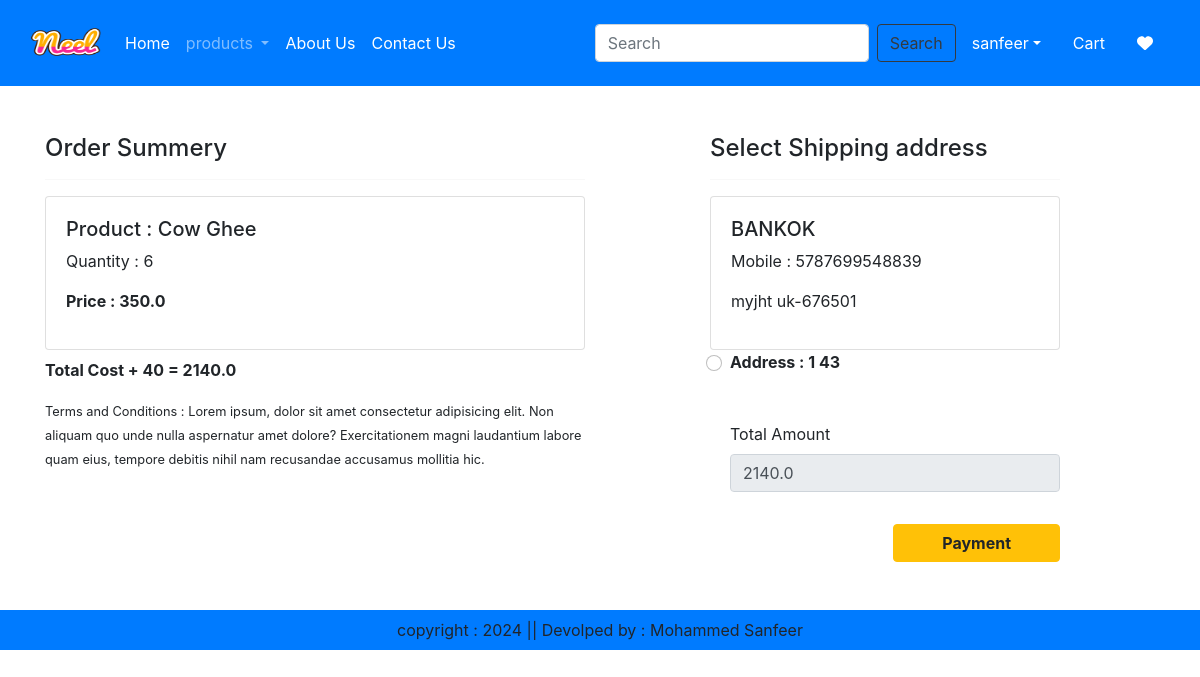
/checkout/ (signed in), run on an earlier commit of the app's database.
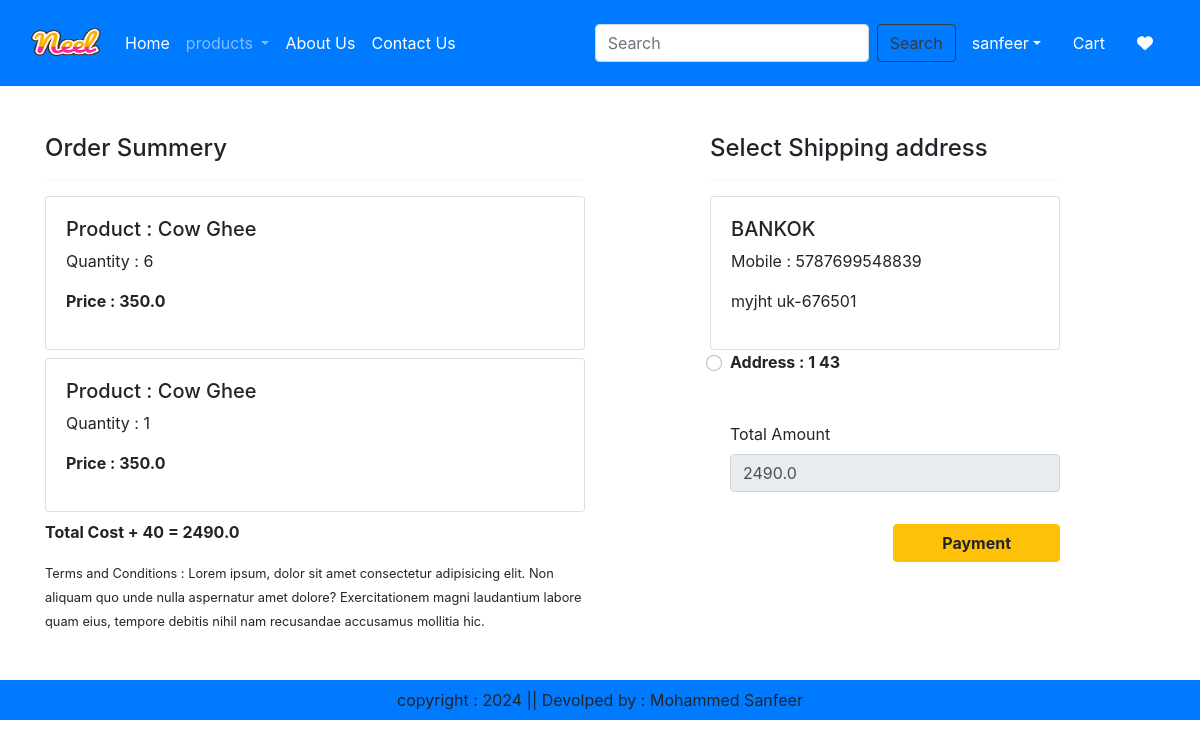
And on a later commit of the database.
### ecommerce/models.py (models this page shows, shortened)
class Cart(models.Model):
    user = models.ForeignKey(User,on_delete=models.CASCADE)
    product  = models.ForeignKey(Product, on_delete=models.CASCADE)
    quantity = models.PositiveIntegerField(default=1)

class Product(models.Model):
    title = models.CharField(max_length=100)
    selling_price = models.FloatField()
    discounted_price = models.FloatField()
    description = models.TextField()
    composition =models.TextField(default='')
    prodapp = models.TextField(default='')
    category = models.CharField(choices=CATOGERY_CHOICES, max_length=2)
    product_image = models.ImageField(upload_to='product')

class Customer(models.Model):
    user = models.ForeignKey(User, on_delete=models.CASCADE)
    name = models.CharField(max_length=200)
    locality = models.CharField(max_length=200)
    city = models.CharField(max_length=50)
    mobile = models.IntegerField(default=0)
    zipcode = models.IntegerField()

### ecommerce/views.py (the view, shortened to what this page needs)
# urls.py: path('checkout/',views.checkout.as_view(),name='checkout'),
@method_decorator(login_required,name='dispatch')
class checkout(View):
    def get(self,request):
        user = request.user
        add = Customer.objects.filter(user=user)
        cart_items = Cart.objects.filter(user=user)
        famount =0
        for p in cart_items:
            value = p.quantity * p.product.discounted_price
            famount = famount+value
        totalamount = famount + 40
        razoramount = int(totalamount *100)
        client = razorpay.Client(auth=(settings.RAZOR_KEY_ID,settings.RAZOR_KEY_SECRET))
        data = {'amount':razoramount,'currency': "INR",'receipt':'oder_rcptid_11'}
        payment_response = client.order.create(data=data)
        print(payment_response)
        order_id = payment_response['id']
        order_status = payment_response['status']
        return render(request,'checkout.html',locals())

### ecommerce/templates/checkout.html (shortened to what this page needs)
{% extends 'base.html' %}
{% load static  %}
{% block main-content %}
<div class="container">
    <div class="row mt-5">
        <div class="col-sm-6">
            <h4>Order Summery</h4>
            <hr>
            {% for item in cart_items %}
            <div class="card mb-2">
                <div class="card-body">
                    <h5>Product : {{item.product.title}}</h5>
                    <p>Quantity : {{item.quantity}}</p>
                    <p class="fw-bold">Price : {{item.product.discounted_price}}</p>
                </div>
            </div>
            {% endfor %}
            <p class="fw-bold ">Total Cost + 40 = {{totalamount}}</p>
            <small>Terms and Conditions : Lorem ipsum, dolor sit amet consectetur adipisicing elit. Non aliquam quo unde nulla aspernatur amet dolore? Exercitationem magni laudantium labore quam eius, tempore debitis nihil nam recusandae accusamus mollitia hic.</small>
        </div>
        <div class="col-sm-4 offset-sm-1">
            <h4>Select Shipping address </h4>
            <hr>
            <form method="post" id="myform">
                {% for ad in add %}
                <div class="card">
                    <div class="card-body">
                        <h5>{{ad.name}}</h5>
                        <p>Mobile : {{ad.mobile}}</p>
                        <p>{{ad.locality}} {{ad.city}}-{{ad.zipcode}}</p>
                    </div>
                </div>
                <div class="form-check mb-2 mb-5">
                    <input class="form-check-input" type="radio" name="custid" id="custadd{{forloop.counter}}" value="{{ad.id}}">
                    <label class="form-check-label fw-bold" for="custadd{{forloop.counter}}">
                        Address : {{forloop.counter}} {{ad.id}}
                    </label>
                </div>
                {% endfor %}
                <div class="form-check mb-3">
                    <label for="totalamount" class="form-label">Total Amount</label>
                    <input type="number" class="form-control" name="totalamount" value="{{totalamount}}" readonly>
                </div>
                <div class="text-end">
                    <button id="rzp-button1" type="submit" class="btn btn-warning mt-3 px-5 fw-bold" >Payment</button>
                </div>
            </form>
        </div>
    </div>
</div>
{% endblock main-content%}

What changed in the data, as far as the page shows it:
added Cart: product "Cow Ghee", quantity "1", product.discounted_price "350.0"
Also different on the page:
{{ totalamount }}: "2140.0" → "2490.0"
form field totalamount: "2140.0" → "2490.0"
